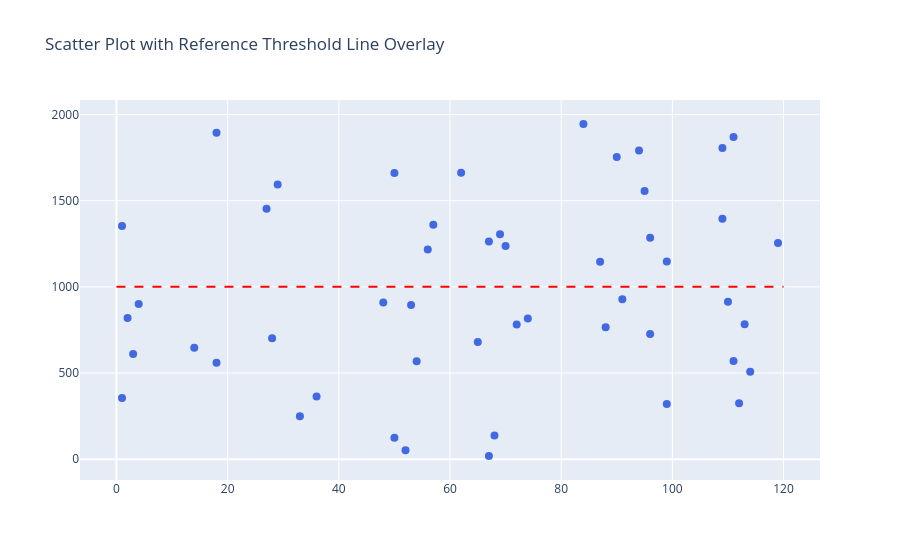

This figure's notebook cell:
### Markdown cell above
### Reference Shapes: `fig.add_shape()`
**Explanation**: Overlays threshold lines, shaded risk bands, or bounding rectangles on the graph.

**Syntax**: `fig.add_shape(type='line', y0=1000, y1=1000, x0=0, x1=1, line=dict(color='red', dash='dash'))`

### Code cell
fig = go.Figure(data=[scat_trace])
fig.add_shape(type='line', y0=1000, y1=1000, x0=0, x1=120, line=dict(color='red', width=2, dash='dash'))
fig.update_layout(title='Scatter Plot with Reference Threshold Line Overlay')
fig.show()
print('Reference threshold line added.')

### Figure 1 — Plotly figure (JSON) as saved in the notebook; plotly's stock layout.template omitted (floating-point values rounded to 4 significant figures)
{"data": [{"marker": {"color": "royalblue", "size": 8, "symbol": "circle"}, "mode": "markers", "name": "Transactions", "x": [56, 112, 68, 50, 96, 67, 72, 36, 65, 18, 54, 109, 3, 110, 91, 62, 67, 74, 1, 4, 87, 88, 50, 113, 18, 33, 69, 119, 1, 2, 84, 70, 52, 28, 111, 95, 27, 109, 99, 29, 114, 96, 53, 14, 57, 94, 90, 48, 111, 99], "y": [1216.0, 325.0, 136.7, 124.2, 1285.0, 1264.0, 781.6, 363.5, 679.9, 559.9, 567.7, 1805.0, 609.8, 913.7, 927.5, 1662.0, 18.19, 816.4, 354.7, 900.9, 1145.0, 765.4, 1661.0, 783.5, 1894.0, 249.3, 1304.0, 1254.0, 1353.0, 819.0, 1945.0, 1237.0, 51.76, 701.8, 1869.0, 1557.0, 1454.0, 1395.0, 320.6, 1594.0, 507.1, 726.1, 895.1, 646.9, 1361.0, 1790.0, 1753.0, 908.9, 570.0, 1147.0], "type": "scatter"}], "layout": {"shapes": [{"line": {"color": "red", "dash": "dash", "width": 2}, "type": "line", "x0": 0, "x1": 120, "y0": 1000, "y1": 1000}], "title": {"text": "Scatter Plot with Reference Threshold Line Overlay"}}}
